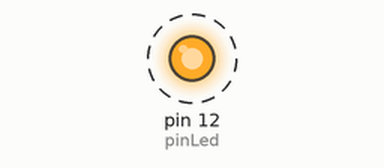
Bench run of a sketch on a simulated Arduino Uno, built with avr-gcc and run on an emulated ATmega328P. Shown: output pins drawn as LEDs (lit = HIGH). Dashed ring = blinking.

Above: at 0.5 s.
Timing chart, 0 to 4.6 s (numbered marks = the images above):
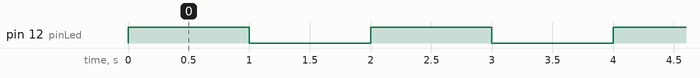

The sketch:

LuzSimples.ino
```cpp
int pinLed = 12;

unsigned long tempoAnterior = 0;
unsigned long tempoMaximo = 1000;

void setup() {
  // put your setup code here, to run once:
  pinMode(pinLed, OUTPUT);
}

void loop() {
  // put your main code here, to run repeatedly:

  unsigned long tempoAtual =  millis();

  if(digitalRead(12)==LOW){
    digitalWrite(12, HIGH);
  }
  else{
    digitalWrite(12, LOW);
  }

  while(tempoAtual-tempoAnterior<tempoMaximo){
    tempoAtual = millis();
  }

  tempoAnterior = tempoAtual;

}
```

Measured:
- by itself, pin 12 (pinLed): alternates HIGH for 1.0 s and LOW for 1.0 s
